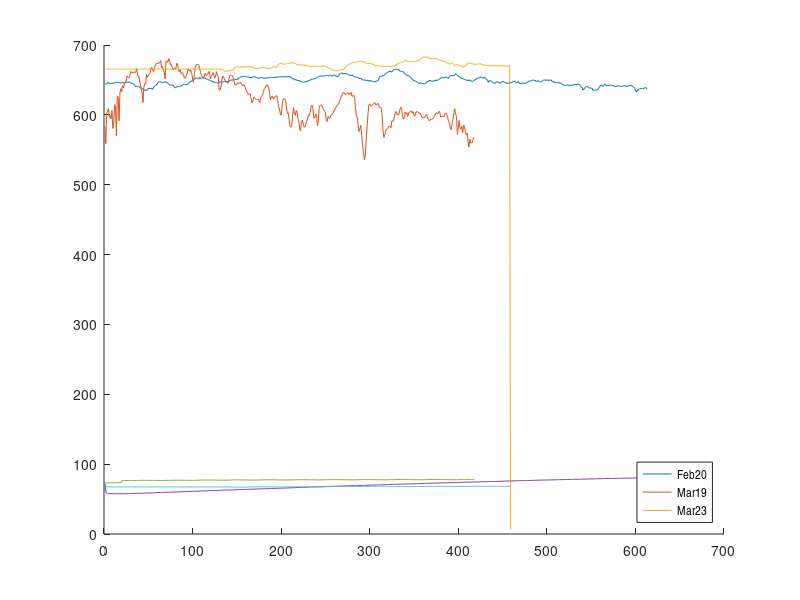

This chart was generated by the following MATLAB code:
clc;

clear all;
load('ICSolar.ICS_Skeleton_20_Feb_2015.mat','measured_DNI');
Feb20 = measured_DNI;

load('ICSolar.ICS_Skeleton_19_Mar_2015.mat','measured_DNI');
Mar19 = measured_DNI;

load('ICSolar.ICS_Skeleton_23_Mar_2015.mat','measured_DNI');
Mar23 = measured_DNI;


 hold on;
 plot(Feb20);
 plot(Mar19);
 plot(Mar23);
 
 
load('ICSolar.ICS_Skeleton_20_Feb_2015.mat','temp_flowport_a');
Feb20_2 = temp_flowport_a - 273;

load('ICSolar.ICS_Skeleton_19_Mar_2015.mat','temp_flowport_a');
Mar19_2 = temp_flowport_a - 273;

load('ICSolar.ICS_Skeleton_23_Mar_2015.mat','temp_flowport_a');
Mar23_2 = temp_flowport_a - 273;


 hold on;
 plot(Feb20_2);
 plot(Mar19_2);
 plot(Mar23_2);
 
 
 
 
 
 
 
 legend('Feb20','Mar19','Mar23',...
    'Location','southeast');    %'southeast'
set(legend,'FontName','Arial Narrow');